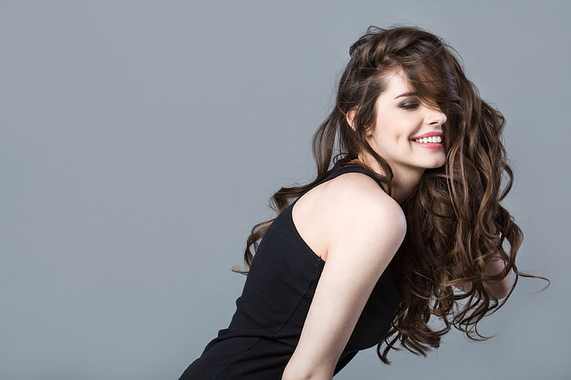
#> input picture images/girl.png, 571 x 380 px, shrunk from 728 x 485 before the run, found by its file name
$ python thresholding.py
#> lines starting #> are read from the running program, lines starting #| are printed output that depends on the picture; after the words box and inside, x2 and y2 are one past the last pixel; in counts of white or black regions, pixels touching at a corner belong together
import cv2
import numpy as np
import matplotlib.pyplot as plt

image_path = "/home/vanhieu/data/python/image-processing/images/girl.png"
image = cv2.imread(image_path, 0)
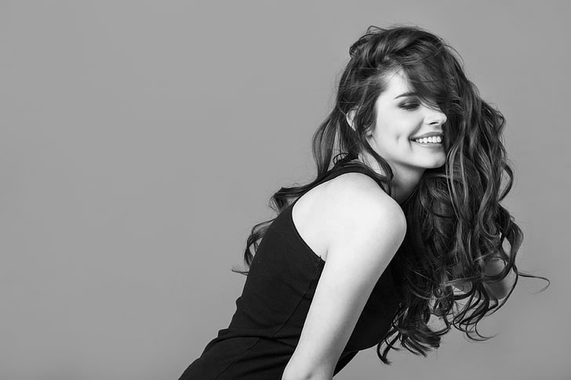
#> image: shape (380, 571); min 0, max 252, mean 135.9


def show_image(img):
    # create figure
    fig = plt.figure(figsize=(10, 10))
    fig.add_subplot(111)
    plt.imshow(img, cmap="gray")

print(image.max())
#| 252

ret, thresh1 = cv2.threshold(image, 120, 255, cv2.THRESH_TOZERO)
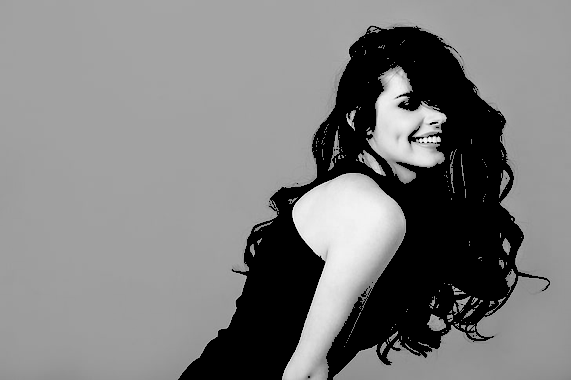
#> thresh1: shape (380, 571); min 0, max 252, mean 125.9
print(ret)

# show_image(image)
# show_image(thresh1)

cw_img = cv2.imread("/home/vanhieu/data/python/image-processing/images/ngu-van.jpg", 0)
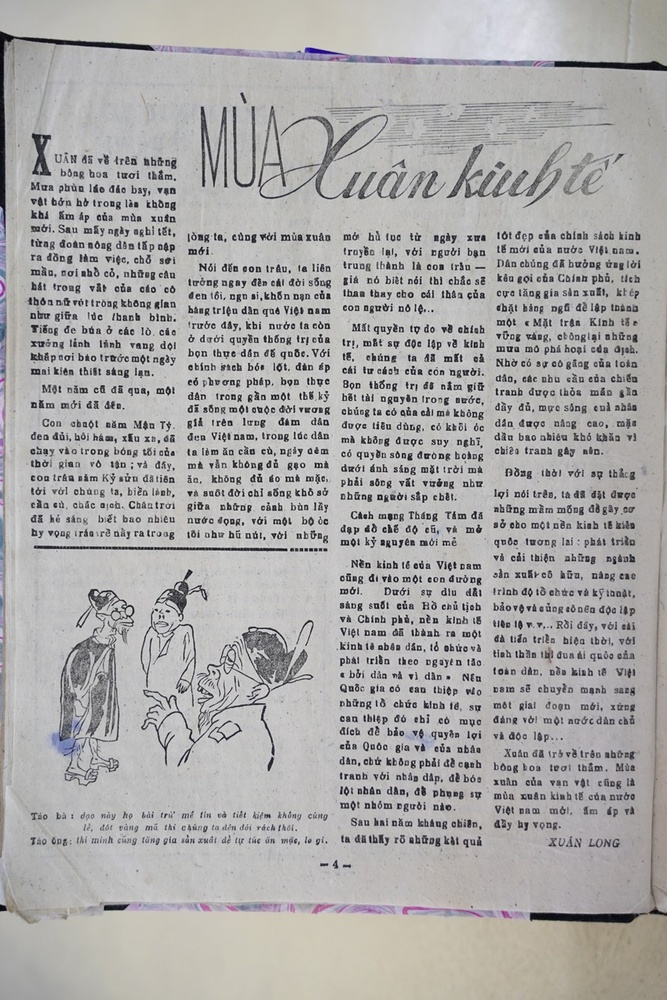
#> input picture images/ngu-van.jpg, 667 x 1000 px, shrunk from 850 x 1275 before the run, found by its file name
#> cw_img: shape (1000, 667); min 0, max 245, mean 170.6
show_image(cw_img)
ret, thresh2 = cv2.threshold(cw_img, 160, 255, cv2.THRESH_BINARY)
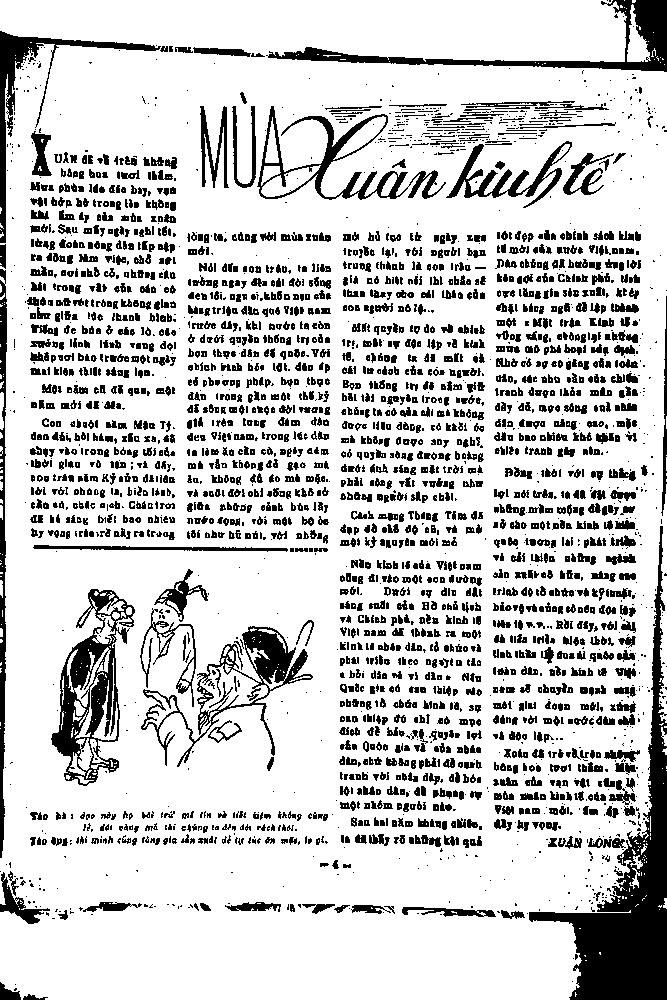
#> thresh2: shape (1000, 667); 80.1% white; 3079 black regions (1157 under 20 px), largest, box (x1, y1, x2, y2) and area: (529, 526, 667, 1000) 14784, (51, 589, 135, 786) 5685, (266, 0, 667, 72) 4685

# cv2.imwrite("/home/vanhieu/data/python/image-processing/images/thresh.jpg", thresh2)
show_image(thresh2)

thresh3 = cv2.adaptiveThreshold(cw_img, 255, cv2.ADAPTIVE_THRESH_MEAN_C, cv2.THRESH_BINARY, 11, 8)
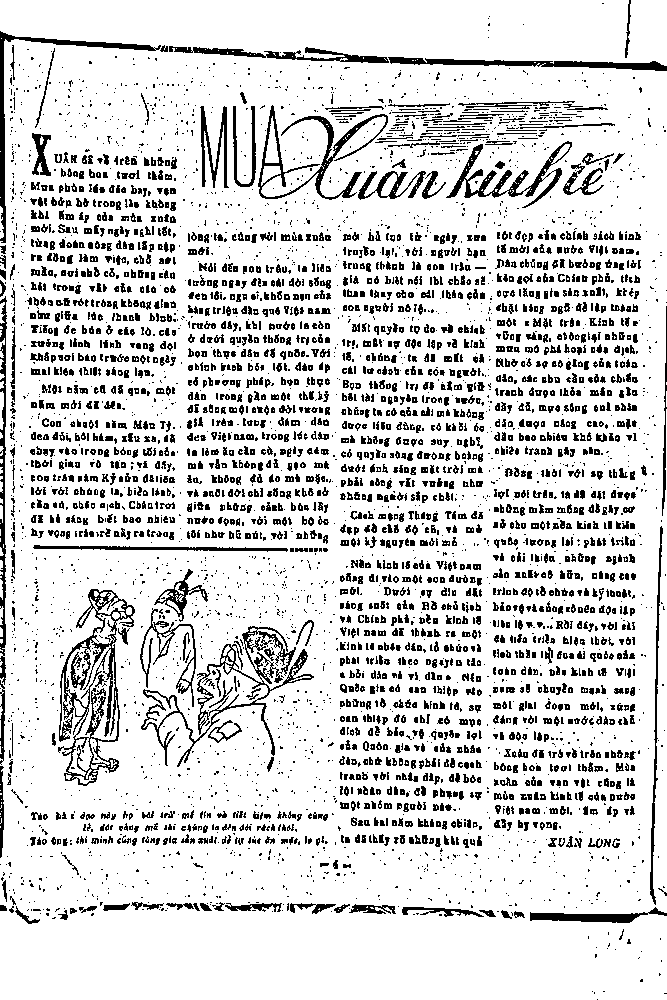
#> thresh3: shape (1000, 667); 84% white; black in thin lines or dots
show_image(thresh3)
plt.show()
